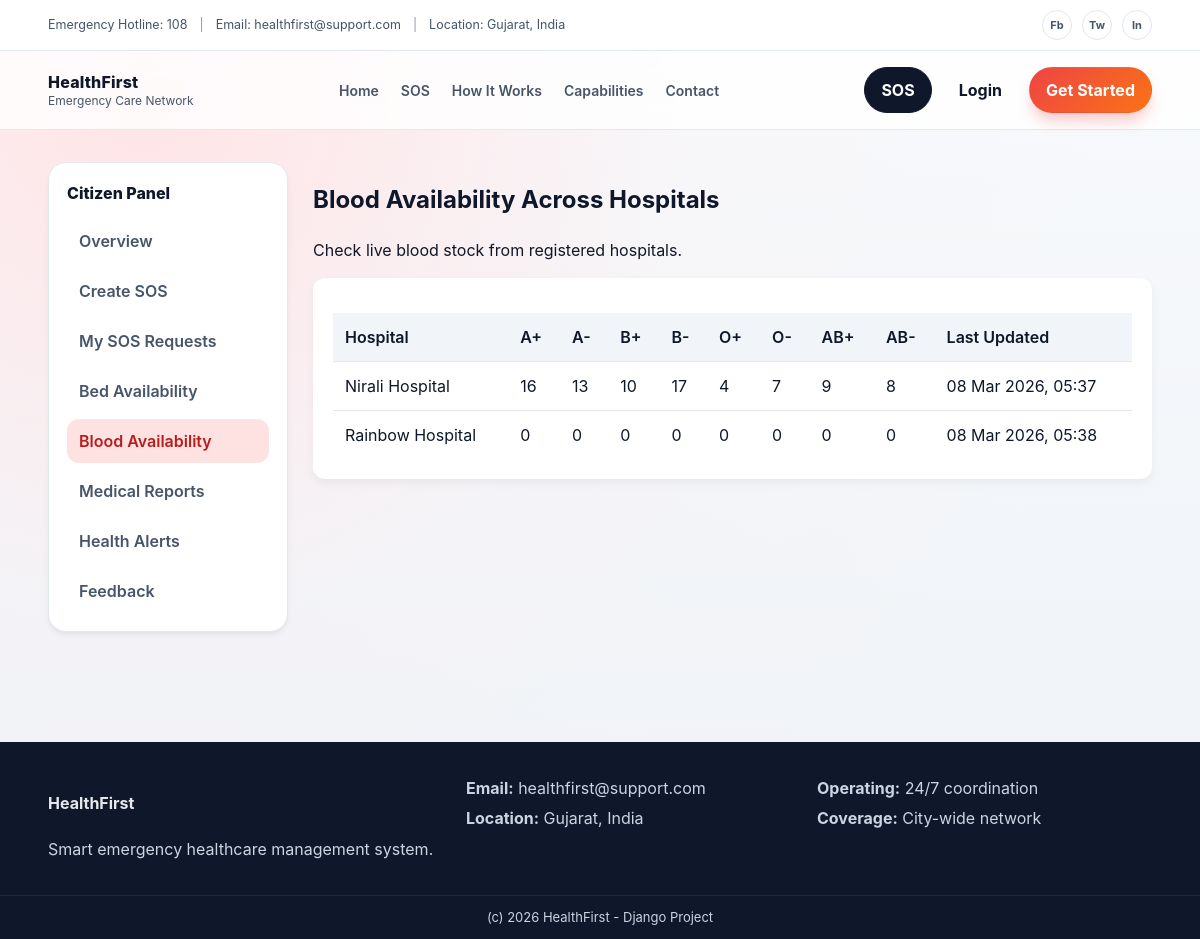
/bloodbank/view-bloods/, run on an earlier commit of the app's database.
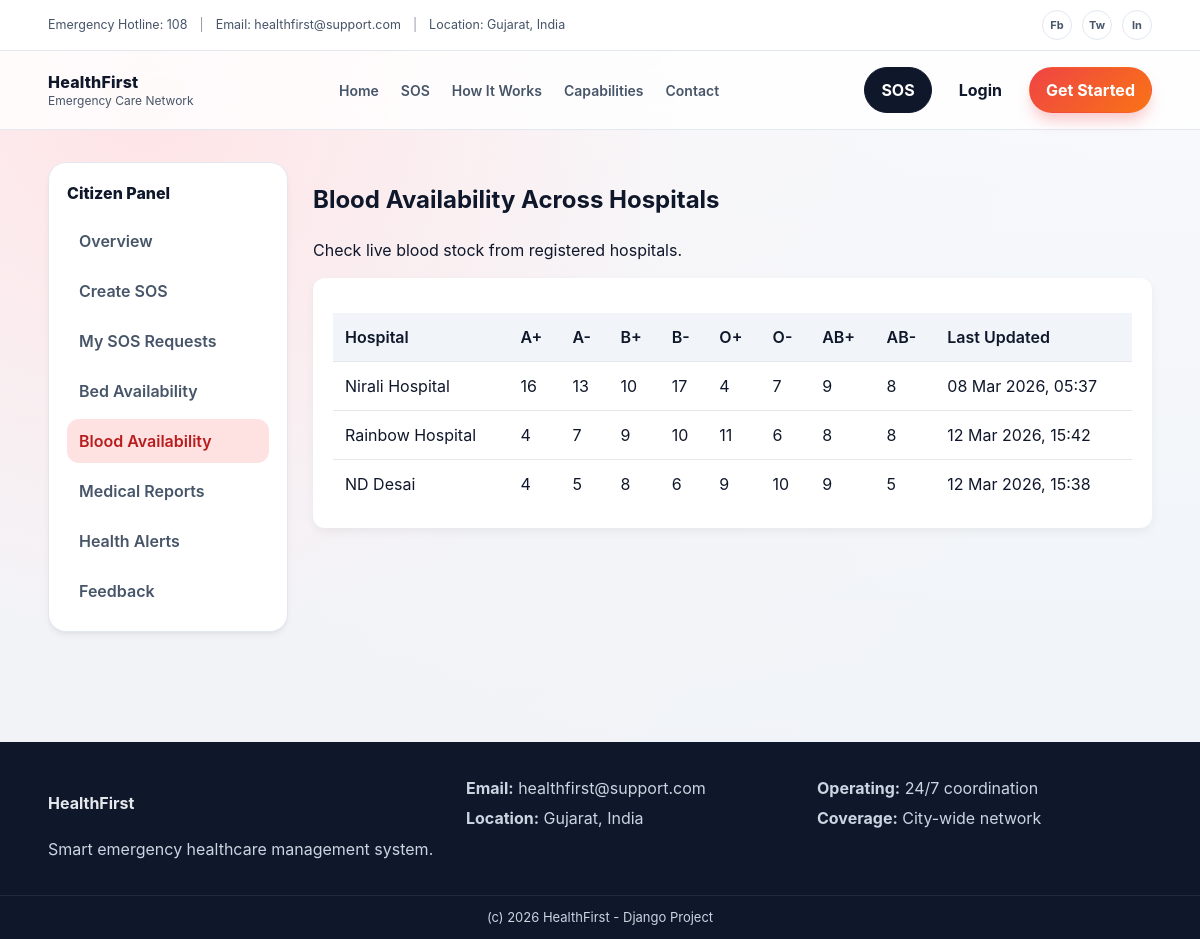
And on a later commit of the database.
### bloodbank/models.py (models this page shows, shortened)
class BloodAvailability(models.Model):
    hospital = models.OneToOneField(Hospital, on_delete=models.CASCADE)
    a_positive = models.IntegerField(default=0)
    a_negative = models.IntegerField(default=0)
    b_positive = models.IntegerField(default=0)
    b_negative = models.IntegerField(default=0)
    o_positive = models.IntegerField(default=0)
    o_negative = models.IntegerField(default=0)
    ab_positive = models.IntegerField(default=0)
    ab_negative = models.IntegerField(default=0)
    last_updated = models.DateTimeField(auto_now=True)

### hospitals/models.py (models this page shows)
class Hospital(models.Model):
    name = models.CharField(max_length=200)
    address = models.TextField()
    admin = models.OneToOneField(
        settings.AUTH_USER_MODEL,
        on_delete=models.SET_NULL,
        null=True,    # allows no admin
        blank=True    # allows blank in admin form
    )
    latitude = models.FloatField(null=True, blank=True)
    longitude = models.FloatField(null=True, blank=True)
    def __str__(self):
        return self.name

### bloodbank/views.py (the view)
# urls.py: path('view-bloods/', views.view_bloods, name='view_bloods'),
def view_bloods(request):
    blood_list = BloodAvailability.objects.select_related('hospital').all()
    return render(request, 'hospitals/view_bloods.html', {'blood_list': blood_list})

### templates/hospitals/view_bloods.html (shortened to what this page needs)
{% extends "base.html" %}
{% block content %}
<section class="dash">
<div class="container dash-layout">
<aside class="dash-sidebar">
<div class="dash-brand">Citizen Panel</div>
<nav class="dash-menu">
<a href="{% url 'dashboard' %}">Overview</a>
<a href="{% url 'raise_sos' %}">Create SOS</a>
<a href="{% url 'citizen_sos_status' %}">My SOS Requests</a>
<a href="{% url 'hospitals:view_beds' %}">Bed Availability</a>
<a class="active" href="{% url 'bloodbank:view_bloods' %}">Blood Availability</a>
<a href="{% url 'my_reports' %}">Medical Reports</a>
<a href="{% url 'citizen_alerts' %}">Health Alerts</a>
<a href="{% url 'feedback:submit_feedback' %}">Feedback</a>
</nav>
</aside>
<div class="dash-content">
<div class="dash-head">
<h1>Blood Availability Across Hospitals</h1>
<p class="muted">Check live blood stock from registered hospitals.</p>
</div>
{% if blood_list %}
<div class="blood-card">
<table class="blood-table">
<thead>
<tr>
<th>Hospital</th>
<th>A+</th>
<th>A-</th>
<th>B+</th>
<th>B-</th>
<th>O+</th>
<th>O-</th>
<th>AB+</th>
<th>AB-</th>
<th>Last Updated</th>
</tr>
</thead>
<tbody>
{% for blood in blood_list %}
<tr>
<td>{{ blood.hospital }}</td>
<td>{{ blood.a_positive }}</td>
<td>{{ blood.a_negative }}</td>
<td>{{ blood.b_positive }}</td>
<td>{{ blood.b_negative }}</td>
<td>{{ blood.o_positive }}</td>
<td>{{ blood.o_negative }}</td>
<td>{{ blood.ab_positive }}</td>
<td>{{ blood.ab_negative }}</td>
<td>{{ blood.last_updated|date:"d M Y, H:i" }}</td>
</tr>
{% endfor %}
</tbody>
</table>
</div>
{% else %}
<div class="blood-card">
<p>No blood data available.</p>
</div>
{% endif %}
</div>
</div>
</section>
{% endblock %}

### templates/base.html (shortened to what this page needs)
{% load static %}
<!doctype html>
<html lang="en">
<head>
  <link rel="stylesheet" href="{% static 'css/main.css' %}">
</head>
<body>
  <div class="topbar">
    <div class="container topbar-inner">
      <div class="topbar-left">
        <span>Emergency Hotline: 108</span>
        <span class="dot">|</span>
        <span>Email: healthfirst@support.com</span>
        <span class="dot">|</span>
        <span>Location: Gujarat, India</span>
      </div>
      <div class="topbar-right">
        <a href="#" aria-label="facebook">Fb</a>
        <a href="#" aria-label="twitter">Tw</a>
        <a href="#" aria-label="linkedin">In</a>
      </div>
    </div>
  </div>
  <header class="navbar">
    <div class="container nav-inner">
      <a class="brand" href="{% url 'landing' %}">
        <div>
          <div class="brand-title">HealthFirst</div>
          <div class="brand-sub">Emergency Care Network</div>
        </div>
      </a>
      <nav class="menu">
        <a href="{% url 'landing' %}">Home</a>
        <a href="{% url 'landing' %}#sos">SOS</a>
        <a href="{% url 'landing' %}#workflow">How It Works</a>
        <a href="{% url 'landing' %}#capabilities">Capabilities</a>
        <a href="{% url 'landing' %}#contact">Contact</a>
      </nav>
      <div class="nav-actions">
        <a class="btn btn-sos" href="{% url 'login' %}">SOS</a>
        {% if request.user.is_authenticated %}
          <a class="btn btn-outline" href="{% url 'dashboard' %}">Dashboard</a>
          <form method="post" action="{% url 'logout' %}" style="display:inline;">
            {% csrf_token %}
            <button class="btn btn-primary" type="submit">Logout</button>
          </form>
        {% else %}
          <a class="btn btn-ghost" href="{% url 'login' %}">Login</a>
          <a class="btn btn-primary" href="{% url 'register' %}">Get Started</a>
        {% endif %}
      </div>
    </div>
  </header>
  {% block content %}{% endblock %}
  <footer class="footer" id="contact">
    <div class="container footer-inner">
      <div>
        <h4>HealthFirst</h4>
        <p>Smart emergency healthcare management system.</p>
      </div>
      <div>
        <p><b>Email:</b> healthfirst@support.com</p>
        <p><b>Location:</b> Gujarat, India</p>
      </div>
      <div>
        <p><b>Operating:</b> 24/7 coordination</p>
        <p><b>Coverage:</b> City-wide network</p>
      </div>
    </div>
    <div class="footer-bottom">(c) {% now "Y" %} HealthFirst - Django Project</div>
  </footer>
</body>
</html>

### static/css/main.css (style rules this page uses)
:root { --brand: #ef4444; --brand-dark: #c81e1e; --midnight: #0f172a; --slate: #475569; --bg: #f7fafc; --panel: #ffffff; --border: #e2e8f0; --shadow: 0 20px 25px -5px rgba(15, 23, 42, 0.1), 0 8px 10px -6px rgba(15, 23, 42, 0.05); --shadow-soft: 0 4px 6px -1px rgba(15, 23, 42, 0.06), 0 2px 4px -2px rgba(15, 23, 42, 0.04); }
* { box-sizing: border-box; -webkit-font-smoothing: antialiased; }
body { margin: 0; font-family: 'Inter', Manrope, "Segoe UI", Arial, sans-serif; color: var(--midnight); background: radial-gradient(circle at 12% 10%, #ffe4e6 0%, rgba(255, 228, 230, 0.1) 40%, transparent 70%), linear-gradient(180deg, #f8fafc 0%, #eef2f7 100%); line-height: 1.5; }
a { text-decoration: none; color: inherit; transition: all 0.2s ease; }
.container { width: min(1150px, 92%); margin: auto; }
.topbar { background: #fff; border-bottom: 1px solid var(--border); }
.topbar-inner { display: flex; justify-content: space-between; align-items: center; padding: 10px 0; font-size: 12.5px; color: var(--slate); }
.topbar-left { display: flex; gap: 12px; align-items: center; flex-wrap: wrap; }
.topbar-left .dot { opacity: .6; }
.topbar-right { display: flex; gap: 10px; }
.topbar-right a { width: 30px; height: 30px; border: 1px solid var(--border); border-radius: 50%; display: grid; place-items: center; color: var(--slate); font-weight: 700; font-size: 11px; }
.navbar { background: rgba(255, 255, 255, 0.8); backdrop-filter: blur(12px); -webkit-backdrop-filter: blur(12px); position: sticky; top: 0; z-index: 50; border-bottom: 1px solid var(--border); }
.nav-inner { display: flex; justify-content: space-between; align-items: center; padding: 16px 0; gap: 16px; }
.brand { display: flex; align-items: center; gap: 12px; }
.brand-title { font-weight: 800; letter-spacing: .2px; }
.brand-sub { font-size: 12px; color: var(--slate); margin-top: -2px; }
.menu { display: flex; gap: 22px; align-items: center; }
.menu a { font-size: 14px; color: var(--slate); font-weight: 600; }
.nav-actions { display: flex; gap: 10px; flex-wrap: wrap; }
.btn { display: inline-flex; align-items: center; justify-content: center; padding: 10px 16px; border-radius: 999px; font-weight: 700; border: 1px solid transparent; transition: all 0.2s cubic-bezier(0.4, 0, 0.2, 1); cursor: pointer; }
.btn-primary { background: linear-gradient(135deg, var(--brand) 0%, #f97316 100%); color: #fff; box-shadow: 0 10px 15px -3px rgba(239, 68, 68, 0.3); }
.btn-ghost { background: transparent; color: var(--midnight); border-color: transparent; }
.btn-sos { background: var(--midnight); color: #fff; border-color: var(--midnight); animation: sos-glow 2s infinite; }
.footer { background: #0f172a; color: #e5e7eb; margin-top: 40px; }
.footer-inner { display: grid; grid-template-columns: 1.2fr 1fr 1fr; gap: 16px; padding: 28px 0; }
.footer p { margin: 6px 0; color: #cbd5e1; }
.footer-bottom { border-top: 1px solid rgba(255, 255, 255, 0.08); padding: 12px 0; text-align: center; color: #cbd5e1; font-size: 13px; }
.dash { padding: 32px 0 70px; }
.dash-layout { display: grid; grid-template-columns: 240px 1fr; gap: 20px; align-items: start; }
.dash-content { width:100%; min-width:0; }
.dash-sidebar { background: var(--panel); border: 1px solid var(--border); border-radius: 18px; padding: 18px; box-shadow: var(--shadow-soft); position: sticky; top: 110px; height: fit-content; align-self: start; }
.dash-brand { font-weight: 800; margin-bottom: 14px; }
.dash-menu { display: flex; flex-direction: column; gap: 6px; }
.dash-menu a { padding: 10px 12px; border-radius: 12px; font-weight: 600; color: var(--slate); }
.dash-menu a.active { background: #fee2e2; color: #b91c1c; }

### templates/hospitals/view_bloods.html (style rules this page uses)
.dash-layout { display:flex; gap:25px; align-items:flex-start; }
.dash-sidebar { width:240px; flex-shrink:0; }
.dash-content { flex:1; }
.blood-card { background:#fff; padding:20px; border-radius:12px; box-shadow:0 4px 10px rgba(0,0,0,0.05); }
.blood-table { width:100%; border-collapse:collapse; margin-top:15px; }
.blood-table th { background:#f1f5f9; padding:12px; text-align:left; font-weight:600; }
.blood-table td { padding:12px; border-top:1px solid #e5e7eb; }

What changed in the data, as far as the page shows it:
changed BloodAvailability "Rainbow Hospital": a_positive "0" → "4"; a_negative "0" → "7"; b_positive "0" → "9"; b_negative "0" → "10"; o_positive "0" → "11"; o_negative "0" → "6"; ab_positive "0" → "8"; ab_negative "0" → "8"; last_updated "08 Mar 2026, 05:38" → "12 Mar 2026, 15:42"
added BloodAvailability: hospital "ND Desai", a_positive "4", a_negative "5", b_positive "8", b_negative "6", o_positive "9", o_negative "10", ab_positive "9", ab_negative "5", last_updated "12 Mar 2026, 15:38"
